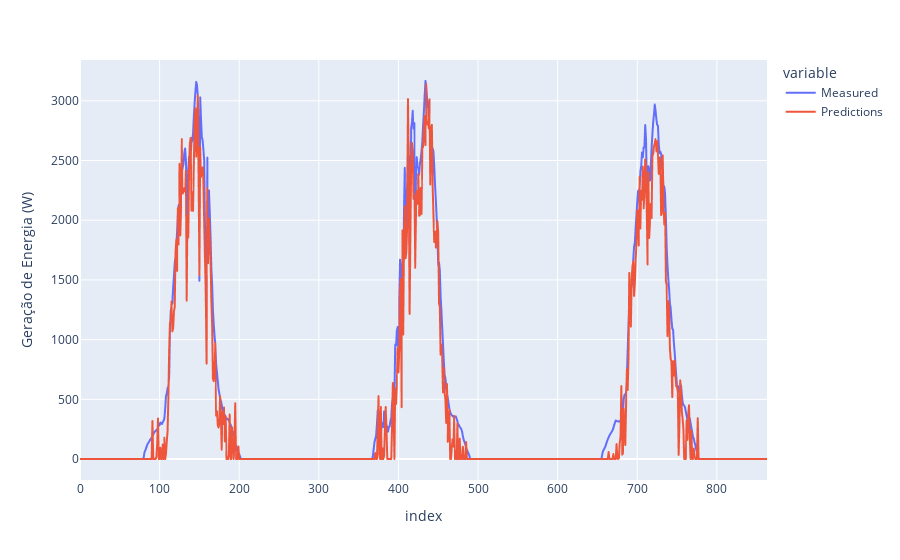

Write notebook code for a chart like this one.
### Code cell
fig = px.line(demo_df)
fig.update_layout(xaxis_title = "index", yaxis_title = "Geração de Energia (W)")
fig.show()

### Figure 1 — Plotly figure (JSON) as saved in the notebook; plotly's stock layout.template omitted (floating-point values rounded to 4 significant figures; data arrays with more than 128 entries replaced by an {"elided": "..."} marker saying what was removed)
{"data": [{"hovertemplate": "variable=Measured<br>index=%{x}<br>value=%{y}<extra></extra>", "legendgroup": "Measured", "line": {"color": "#636efa", "dash": "solid"}, "marker": {"symbol": "circle"}, "mode": "lines", "name": "Measured", "showlegend": true, "type": "scattergl", "x": {"elided": "864 int values"}, "xaxis": "x", "y": {"elided": "864 int values"}, "yaxis": "y"}, {"hovertemplate": "variable=Predictions<br>index=%{x}<br>value=%{y}<extra></extra>", "legendgroup": "Predictions", "line": {"color": "#EF553B", "dash": "solid"}, "marker": {"symbol": "circle"}, "mode": "lines", "name": "Predictions", "showlegend": true, "type": "scattergl", "x": {"elided": "864 int values"}, "xaxis": "x", "y": {"elided": "864 float values"}, "yaxis": "y"}], "layout": {"legend": {"title": {"text": "variable"}, "tracegroupgap": 0}, "margin": {"t": 60}, "xaxis": {"anchor": "y", "domain": [0, 1], "title": {"text": "index"}}, "yaxis": {"anchor": "x", "domain": [0, 1], "title": {"text": "Geração de Energia (W)"}}}}
